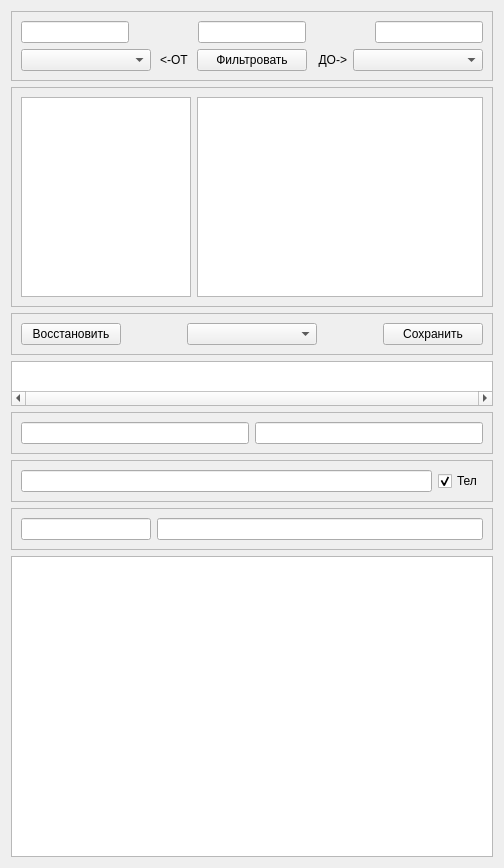
<?xml version="1.0" encoding="UTF-8"?>
<ui version="4.0">
 <class>Form</class>
 <widget class="QWidget" name="Form">
  <property name="geometry">
   <rect>
    <x>0</x>
    <y>0</y>
    <width>504</width>
    <height>868</height>
   </rect>
  </property>
  <property name="windowTitle">
   <string>Form</string>
  </property>
  <layout class="QVBoxLayout" name="verticalLayout_4">
   <item>
    <widget class="QFrame" name="frame">
     <property name="sizePolicy">
      <sizepolicy hsizetype="Preferred" vsizetype="Maximum">
       <horstretch>0</horstretch>
       <verstretch>0</verstretch>
      </sizepolicy>
     </property>
     <property name="frameShape">
      <enum>QFrame::StyledPanel</enum>
     </property>
     <property name="frameShadow">
      <enum>QFrame::Raised</enum>
     </property>
     <layout class="QVBoxLayout" name="verticalLayout">
      <item>
       <layout class="QHBoxLayout" name="horizontalLayout_3">
        <item>
         <widget class="QLineEdit" name="leFIO">
          <property name="minimumSize">
           <size>
            <width>0</width>
            <height>0</height>
           </size>
          </property>
          <property name="statusTip">
           <string extracomment="FIO"/>
          </property>
          <property name="accessibleDescription">
           <string extracomment="FIO"/>
          </property>
         </widget>
        </item>
        <item>
         <spacer name="horizontalSpacer_2">
          <property name="orientation">
           <enum>Qt::Horizontal</enum>
          </property>
          <property name="sizeHint" stdset="0">
           <size>
            <width>40</width>
            <height>20</height>
           </size>
          </property>
         </spacer>
        </item>
        <item>
         <widget class="QLineEdit" name="leNote">
          <property name="toolTip">
           <string extracomment="Note"/>
          </property>
          <property name="accessibleName">
           <string extracomment="Note"/>
          </property>
          <property name="accessibleDescription">
           <string/>
          </property>
         </widget>
        </item>
        <item>
         <spacer name="horizontalSpacer_3">
          <property name="orientation">
           <enum>Qt::Horizontal</enum>
          </property>
          <property name="sizeHint" stdset="0">
           <size>
            <width>40</width>
            <height>20</height>
           </size>
          </property>
         </spacer>
        </item>
        <item>
         <widget class="QLineEdit" name="lePhone">
          <property name="whatsThis">
           <string extracomment="Phone"/>
          </property>
          <property name="accessibleDescription">
           <string extracomment="Phone"/>
          </property>
         </widget>
        </item>
       </layout>
      </item>
      <item>
       <layout class="QHBoxLayout" name="horizontalLayout_2">
        <item>
         <widget class="QComboBox" name="cbStageFrom">
          <property name="minimumSize">
           <size>
            <width>130</width>
            <height>0</height>
           </size>
          </property>
         </widget>
        </item>
        <item>
         <widget class="QLabel" name="label_2">
          <property name="text">
           <string>&lt;-ОТ</string>
          </property>
          <property name="alignment">
           <set>Qt::AlignCenter</set>
          </property>
         </widget>
        </item>
        <item>
         <widget class="QPushButton" name="pbPeopleFilter">
          <property name="sizePolicy">
           <sizepolicy hsizetype="Maximum" vsizetype="Fixed">
            <horstretch>0</horstretch>
            <verstretch>0</verstretch>
           </sizepolicy>
          </property>
          <property name="minimumSize">
           <size>
            <width>110</width>
            <height>0</height>
           </size>
          </property>
          <property name="text">
           <string>Фильтровать</string>
          </property>
         </widget>
        </item>
        <item>
         <widget class="QLabel" name="label">
          <property name="text">
           <string>ДО-&gt;</string>
          </property>
          <property name="alignment">
           <set>Qt::AlignRight|Qt::AlignTrailing|Qt::AlignVCenter</set>
          </property>
         </widget>
        </item>
        <item>
         <widget class="QComboBox" name="cbStageTo">
          <property name="minimumSize">
           <size>
            <width>130</width>
            <height>0</height>
           </size>
          </property>
         </widget>
        </item>
       </layout>
      </item>
     </layout>
    </widget>
   </item>
   <item>
    <widget class="QFrame" name="frame_3">
     <property name="sizePolicy">
      <sizepolicy hsizetype="Minimum" vsizetype="Fixed">
       <horstretch>0</horstretch>
       <verstretch>0</verstretch>
      </sizepolicy>
     </property>
     <property name="minimumSize">
      <size>
       <width>0</width>
       <height>200</height>
      </size>
     </property>
     <property name="maximumSize">
      <size>
       <width>16777215</width>
       <height>380</height>
      </size>
     </property>
     <property name="frameShape">
      <enum>QFrame::StyledPanel</enum>
     </property>
     <property name="frameShadow">
      <enum>QFrame::Raised</enum>
     </property>
     <layout class="QHBoxLayout" name="horizontalLayout_6">
      <item>
       <widget class="QTableWidget" name="twGroups">
        <property name="sizePolicy">
         <sizepolicy hsizetype="Maximum" vsizetype="Maximum">
          <horstretch>0</horstretch>
          <verstretch>0</verstretch>
         </sizepolicy>
        </property>
        <property name="minimumSize">
         <size>
          <width>0</width>
          <height>200</height>
         </size>
        </property>
        <property name="maximumSize">
         <size>
          <width>170</width>
          <height>16777215</height>
         </size>
        </property>
       </widget>
      </item>
      <item>
       <widget class="QTableWidget" name="twFIO"/>
      </item>
     </layout>
    </widget>
   </item>
   <item>
    <widget class="QFrame" name="frame_2">
     <property name="sizePolicy">
      <sizepolicy hsizetype="Preferred" vsizetype="Maximum">
       <horstretch>0</horstretch>
       <verstretch>0</verstretch>
      </sizepolicy>
     </property>
     <property name="frameShape">
      <enum>QFrame::StyledPanel</enum>
     </property>
     <property name="frameShadow">
      <enum>QFrame::Raised</enum>
     </property>
     <layout class="QHBoxLayout" name="horizontalLayout_4">
      <item>
       <widget class="QPushButton" name="pbRedo">
        <property name="minimumSize">
         <size>
          <width>100</width>
          <height>0</height>
         </size>
        </property>
        <property name="text">
         <string>Восстановить</string>
        </property>
       </widget>
      </item>
      <item>
       <spacer name="horizontalSpacer_4">
        <property name="orientation">
         <enum>Qt::Horizontal</enum>
        </property>
        <property name="sizeHint" stdset="0">
         <size>
          <width>40</width>
          <height>20</height>
         </size>
        </property>
       </spacer>
      </item>
      <item>
       <widget class="QComboBox" name="cbStage">
        <property name="minimumSize">
         <size>
          <width>130</width>
          <height>0</height>
         </size>
        </property>
       </widget>
      </item>
      <item>
       <spacer name="horizontalSpacer">
        <property name="orientation">
         <enum>Qt::Horizontal</enum>
        </property>
        <property name="sizeHint" stdset="0">
         <size>
          <width>40</width>
          <height>20</height>
         </size>
        </property>
       </spacer>
      </item>
      <item>
       <widget class="QPushButton" name="pbSave">
        <property name="minimumSize">
         <size>
          <width>100</width>
          <height>0</height>
         </size>
        </property>
        <property name="text">
         <string>Сохранить</string>
        </property>
       </widget>
      </item>
     </layout>
    </widget>
   </item>
   <item>
    <widget class="QTableWidget" name="twCalls">
     <property name="maximumSize">
      <size>
       <width>16777215</width>
       <height>45</height>
      </size>
     </property>
     <property name="horizontalScrollBarPolicy">
      <enum>Qt::ScrollBarAlwaysOn</enum>
     </property>
     <attribute name="horizontalHeaderVisible">
      <bool>false</bool>
     </attribute>
     <attribute name="verticalHeaderVisible">
      <bool>false</bool>
     </attribute>
    </widget>
   </item>
   <item>
    <widget class="QFrame" name="frame_5">
     <property name="frameShape">
      <enum>QFrame::StyledPanel</enum>
     </property>
     <property name="frameShadow">
      <enum>QFrame::Raised</enum>
     </property>
     <layout class="QHBoxLayout" name="horizontalLayout_5">
      <item>
       <widget class="QLineEdit" name="leIOF"/>
      </item>
      <item>
       <widget class="QLineEdit" name="leUrls"/>
      </item>
     </layout>
    </widget>
   </item>
   <item>
    <widget class="QFrame" name="frame_6">
     <property name="frameShape">
      <enum>QFrame::StyledPanel</enum>
     </property>
     <property name="frameShadow">
      <enum>QFrame::Raised</enum>
     </property>
     <layout class="QHBoxLayout" name="horizontalLayout_7">
      <item>
       <widget class="QLineEdit" name="lePhones"/>
      </item>
      <item>
       <widget class="QCheckBox" name="chbHasPhone">
        <property name="text">
         <string>Тел</string>
        </property>
        <property name="checked">
         <bool>true</bool>
        </property>
        <property name="tristate">
         <bool>false</bool>
        </property>
       </widget>
      </item>
     </layout>
    </widget>
   </item>
   <item>
    <widget class="QFrame" name="frame_4">
     <property name="frameShape">
      <enum>QFrame::StyledPanel</enum>
     </property>
     <property name="frameShadow">
      <enum>QFrame::Raised</enum>
     </property>
     <layout class="QHBoxLayout" name="horizontalLayout">
      <item>
       <widget class="QLineEdit" name="leTown">
        <property name="maximumSize">
         <size>
          <width>130</width>
          <height>16777215</height>
         </size>
        </property>
       </widget>
      </item>
      <item>
       <widget class="QLineEdit" name="leEmail"/>
      </item>
     </layout>
    </widget>
   </item>
   <item>
    <widget class="QTextEdit" name="teNote"/>
   </item>
  </layout>
 </widget>
 <resources/>
 <connections/>
</ui>
